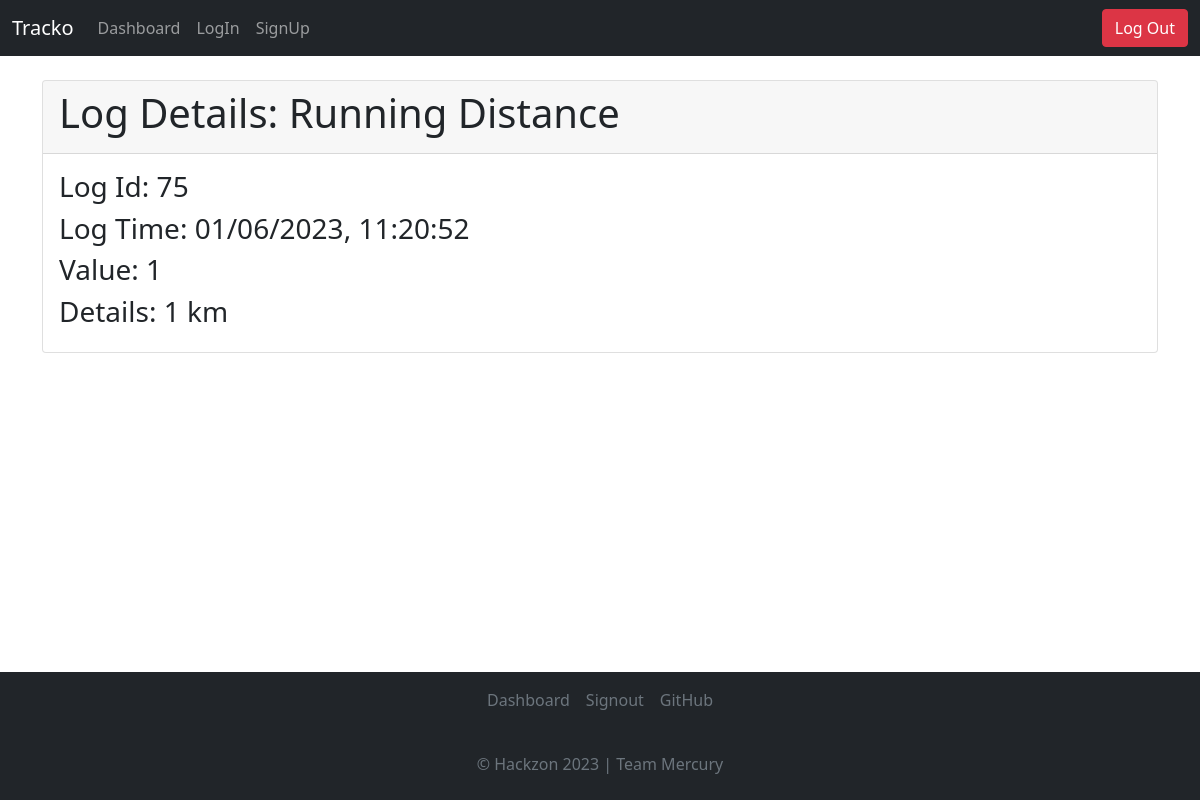
/dashboard/45/logs/75 (signed in), run on the app's committed database.
### application/models.py (models this page shows)
class Tracker(db.Model):
    __tablename__ = 'tracker'
    id = db.Column(db.Integer, autoincrement=True, primary_key=True)
    userid = db.Column(db.Integer, db.ForeignKey("user.id"))
    name = db.Column(db.String, nullable=False)
    type = db.Column(db.Integer, nullable = False)
    choices = db.Column(db.String)
    details = db.Column(db.String)
    time = db.Column(db.String, nullable=False)

class Logs(db.Model):
    __tablename__ = 'logs'
    id = db.Column(db.Integer, autoincrement=True, primary_key=True)
    userid = db.Column(db.Integer, db.ForeignKey("user.id"))
    tid = db.Column(db.Integer, db.ForeignKey("tracker.id"))
    value = db.Column(db.String, nullable = False)
    data = db.Column(db.String)
    time = db.Column(db.String, nullable=False)

### controllers/logops.py (the view)
@app.route("/dashboard/<trackerid>/logs/<logid>", methods=["GET"])
@login_required
def view_log(trackerid, logid):
    tdet = Tracker.query.filter_by(id=trackerid).first()
    log = Logs.query.filter_by(id=logid, tid=trackerid).first()
    return render_template("view_log.html", log=log, tracker = tdet)

### main.py (called while the page is built)
@login_manager.user_loader
def load_user(user_id):
  return User.query.get(int(user_id))

### templates/view_log.html (shortened to what this page needs)
<!DOCTYPE html>
<html lang="en">
<head>
  <link href="https://cdn.jsdelivr.net/npm/bootstrap@5.1.3/dist/css/bootstrap.min.css" rel="stylesheet"
>
</head>
<body>
  <nav class="navbar navbar-expand-lg navbar-dark bg-dark">
    <div class="container-fluid">
      <a class="navbar-brand" href="#">Tracko</a>
      <div class="collapse navbar-collapse">
        <ul class="navbar-nav me-auto mb-2 mb-lg-0">
          <li class="nav-item">
            <a class="nav-link" aria-current="page" href="/dashboard">Dashboard</a>
          </li>
          <li class="nav-item">
            <a class="nav-link" href="/login">LogIn</a>
          </li>
          <li class="nav-item">
            <a class="nav-link" href="/signup">SignUp</a>
          </li>
        </ul>
      </div>
      <button type="button" onclick="document.location='/logout'" class="btn btn-danger">Log Out</button>
    </div>
  </nav>
  <br>
  <div class="container">
    <div class="card">
      <div class="card-header">
        <h1>Log Details: {{tracker.name}}</h1>
      </div>
      <div class="card-body">
        <h3>Log Id: {{log.id}}</h3>
        <h3>Log Time: {{log.time}}</h3>
        <h3>Value: {{log.value}}</h3>
        <h3>Details: {{log.data}}</h3>
      </div>
    </div>
    <br>
    <div class="navbar fixed-bottom bg-dark d-flex flex-column">
      <footer class="py- my-0" style="bottom: 0; width: 100%;">
        <ul class="nav d-flex justify-content-center pb-3 mb-3 align-items-center justify-content-center ">
          <li class="nav-item"></li><a href="/dashboard" class="nav-link px-2 text-muted">Dashboard</a></li>
          <li class="nav-item"><a href="/signout" class="nav-link px-2 text-muted">Signout</a></li>
          <li class="nav-item"><a href="https://github.com/AshwinHebbar314/Tracko"
              class="nav-link px-2 text-muted">GitHub</a></li>
        </ul>
        <p class="text-center text-muted">&copy; Hackzon 2023 | Team Mercury</p>
      </footer>
    </div>
</body>
</html>

### data on the page
Tracker: name "Running Distance"
Logs: id "75", time "01/06/2023, 11:20:52", value "1", data "1 km"
